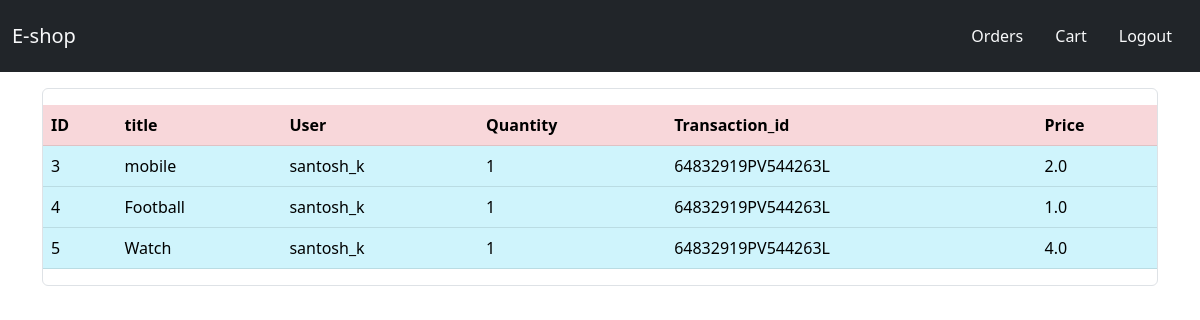
The app's page /orders/ (signed in) with its own data.
### store/models.py (models this page shows, shortened)
class Order(models.Model):
    user = models.ForeignKey(User, on_delete=models.CASCADE)
    product = models.ForeignKey(Product, on_delete=models.CASCADE)
    quantity = models.PositiveIntegerField(default=1)
    transaction_id = models.CharField(max_length=100, default=1, null=True)

class Product(models.Model):
    title = models.CharField(max_length=100)
    selling_price = models.FloatField()
    description = models.TextField()
    brand = models.CharField(max_length=100)
    category = models.CharField(choices=CATEGORY_CHOICES, max_length=2)
    product_image = models.ImageField(upload_to='images/', max_length=5000, null=True, blank=True)

### store/views.py (the view)
# urls.py: path('orders/', views.orders, name="orders"),
def orders(request):
    if request.user.is_authenticated:
        user = request.user
        products = Order.objects.filter(user=user)
        return render(request, 'orders.html', {'products':products})
    else:
        return redirect('/login/')

### store/templates/orders.html
{% extends 'base.html' %}
{% block content %}
<div class="container ">
  <div class="border rounded solid red mt-3 mb-2 ms-0 me-0">
    <table class="table table-danger  mt-3">
      <thead>
        <tr>
          <th scope="col">ID</th>
          <th scope="col">title</th>
          <th scope="col">User</th>
          <th scope="col">Quantity</th>
          <th scope="col">Transaction_id</th>
          <th scope="col">Price</th>
        </tr>
      </thead>
      <tbody class="table table-info mt-3">
          {% for product in products %}
          <tr>
            <td>{{product.id}}</td>
            <td>{{product.product.title}}</td>
              <td>{{product.user}}</td>
              <td>{{product.quantity}}</td>
              <td>{{product.transaction_id}}</td>
              <td>{{product.product.selling_price}}</td>
          </tr>
          {% endfor %}
      </tbody>
    </table>
  </div>
</div>
{% endblock content %}

### store/templates/base.html (shortened to what this page needs)
<!DOCTYPE html>
{% load static %}
<html lang="en">
<head>
    <link href="https://cdn.jsdelivr.net/npm/bootstrap@5.2.2/dist/css/bootstrap.min.css" rel="stylesheet">
</head>
<body>
    <nav class="navbar navbar-expand-lg bg-dark">
        <div class="container-fluid">
          <a class="navbar-brand text-light " href="/">E-shop</a>
          <div class="collapse navbar-collapse" id="navbarSupportedContent">
            <ul class="navbar nav mb-2 mb-lg-0">
              {% if request.user.is_authenticated %}
                <li class="nav-item">
                  <a class="nav-link text-light" aria-current="page" href="/orders">Orders</a>
                </li>
              {% if totalitem %}
                <li class="nav-item">
                  <a class="nav-link text-light " aria-current="page" href="/cart">
                    Cart <span id="totalitem">{{totalitem}}</span></a>
                </li>
              {% else %}
              <li class="nav-item">
                <a class="nav-link text-light " aria-current="page" href="/cart">
                  Cart </a>
              </li>
              {% endif %}
                <li class="nav-item">
                  <a class="nav-link text-light " aria-current="page" href="/logout">Logout</a>
                </li>
              {% endif %}
              </ul>
          </div>
        </div>
      </nav>
    {% block content %}
    {% endblock %}
</body>
</html>

### records on screen
Order: id "3", product "mobile", user "santosh_k", quantity "1", transaction_id "64832919PV544263L", product.selling_price "2.0"
Order: id "4", product "Football", user "santosh_k", quantity "1", transaction_id "64832919PV544263L", product.selling_price "1.0"
Order: id "5", product "Watch", user "santosh_k", quantity "1", transaction_id "64832919PV544263L", product.selling_price "4.0"
